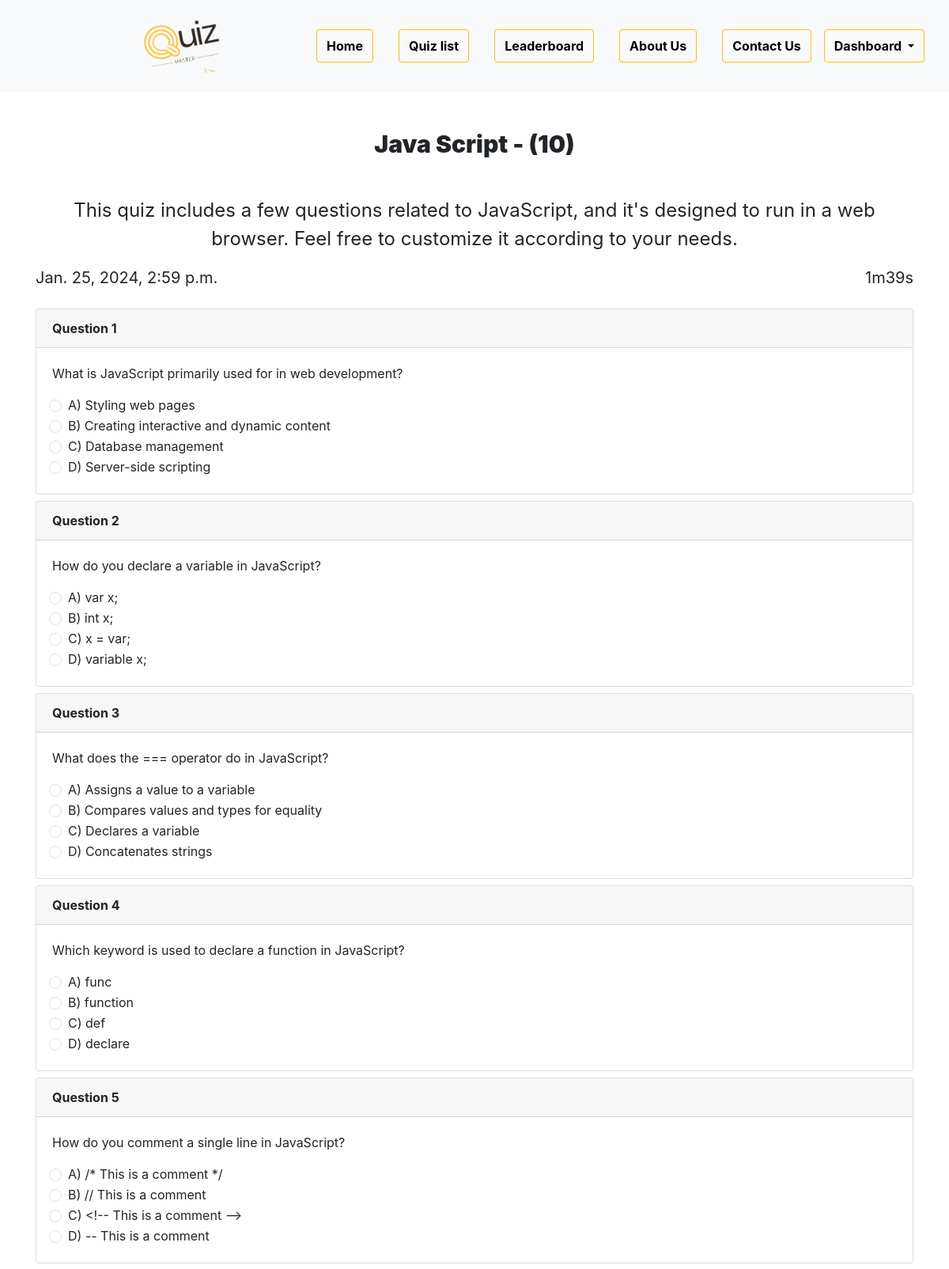
The page /quim/4 (signed in, upper part) on the database its author committed.
### quizm/models.py (models this page shows, shortened)
class Quiz(models.Model):
    title = models.CharField(max_length=255)
    description = models.TextField()
    category = models.ForeignKey(Category, on_delete=models.CASCADE)
    quiz_file = models.FileField(upload_to='quiz/')
    created_at = models.DateTimeField(auto_now_add=True)
    updated_at = models.DateTimeField(auto_now=True)
    image = models.ImageField(
        upload_to='uploads/', blank=True, null=True)
    class Meta:
        verbose_name_plural = 'Quizzes'

class Question(models.Model):
    quiz = models.ForeignKey(Quiz, on_delete=models.CASCADE)
    text = models.TextField()

class Choice(models.Model):
    question = models.ForeignKey(Question, on_delete=models.CASCADE)
    text = models.CharField(max_length=255)
    is_correct = models.BooleanField(default=False)

### quizm/views.py (the view, shortened to what this page needs)
# urls.py: path('<int:quiz_id>', views.quiz_view, name='quiz'),
@login_required(login_url='user_login')
def quiz_view(request, quiz_id):
    user_object = request.user
    quiz = get_object_or_404(Quiz, id=quiz_id)
    total_questions = quiz.question_set.all().count()
    context = {"user_profile": 'sakil', "quiz": quiz}
    return render(request, 'quiz.html', context)

### quizm/templates/quiz.html (shortened to what this page needs)
{% extends 'base.html' %}
{% block content %}
<h1 class="display-4 text-center my-5 htext">{{quiz.title}} - ({{quiz.question_set.all|length}})</h1>
<p class="fs-4 text-center container">{{quiz.description}}</p>
<div class="container">
    <div class="d-flex justify-content-between">
        <span class="fs-5">{{quiz.created_at}}</span>
        <span class="fs-5" id="timer">00</span>
    </div>
    <div class="questions my-4">
        {% for question in quiz.question_set.all %}
        <div class="card mb-2 question">
            <div class="card-header fw-bold">
                Question {{forloop.counter}}
            </div>
            <div class="card-body">
                <p class="card-text">{{question.text}}</p>
                {% for option in question.choice_set.all %}
                <div class="form-check">
                    <label class="form-check-label" for="{{option.id}}">
                        <input class="form-check-input" value="{{option.text}}" type="radio"
                            name="{{option.question.id}}" id="{{option.id}}">
                        {{option.text}}
                    </label>
                </div>
                {% endfor %}
            </div>
        </div>
        {% endfor %}
    </div>
</div>
{% endblock content %}

### quizm/templates/quiz.html (style rules this page uses)
.htext { margin-bottom: 30px; font-size: 30px; font-weight: 900; }

### rows shown on the page
Quiz: title "Java Script", question_set.all|length "10", description "This quiz includes a few questions related to JavaScript, and it's designed to run in a web browser. Feel free to customize it according to your needs.", created_at "Jan. 25, 2024, 2:59 p.m."
Question: text "What is JavaScript primarily used for in web development?"
Choice: text "A) Styling web pages"
Choice: text "B) Creating interactive and dynamic content"
Choice: text "C) Database management"
Choice: text "D) Server-side scripting"
Question: text "How do you declare a variable in JavaScript?"
Choice: text "A) var x;"
Choice: text "B) int x;"
Choice: text "C) x = var;"
Choice: text "D) variable x;"
Question: text "What does the === operator do in JavaScript?"
Choice: text "A) Assigns a value to a variable"
Choice: text "B) Compares values and types for equality"
Choice: text "C) Declares a variable"
Choice: text "D) Concatenates strings"
Question: text "Which keyword is used to declare a function in JavaScript?"
Choice: text "A) func"
Choice: text "B) function"
Choice: text "C) def"
Choice: text "D) declare"
Question: text "How do you comment a single line in JavaScript?"
Choice: text "A) /* This is a comment */"
Choice: text "B) // This is a comment"
Choice: text "C) <!-- This is a comment -->"
Choice: text "D) -- This is a comment"
